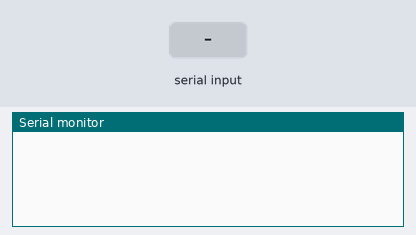
A sketch run on a simulated Arduino Mega 2560, built with avr-gcc and run on an emulated ATmega2560. Shown: the last lines printed to the serial monitor. Inputs (shaded band) come from the test bench.

Above: at 1.2 s.
1.3 s: "1" received over the second serial link
At 1.8 s:
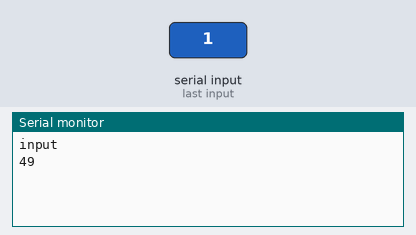
2.8 s: "0" received over the second serial link
At 4.0 s:
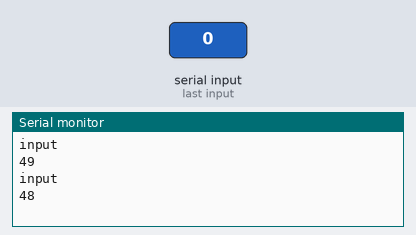
4.3 s: "2" received over the second serial link
At 5.3 s:
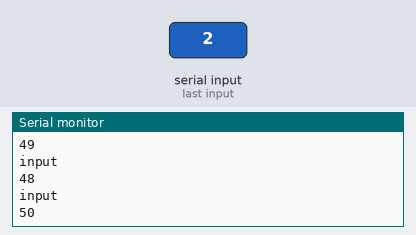

Measured:
- after the input at 1.3 s, the serial monitor: prints a new line at once (image 1)
- after the input at 2.8 s, the serial monitor: prints a new line at once (image 2)
- after the input at 4.3 s, the serial monitor: prints a new line at once (image 3)

The sketch:

SerialTestRecieve.ino
```cpp
int r = 1;
void setup() {
  // put your setup code here, to run once:
  Serial.begin(9600);
  Serial1.begin(9600);
}

void loop() {
  // put your main code here, to run repeatedly:
  while (1) {
    if (Serial1.available() > 0) {
      Serial.println("input");
      r = Serial1.read();
      Serial.println(r);
    }
  }
}
```
